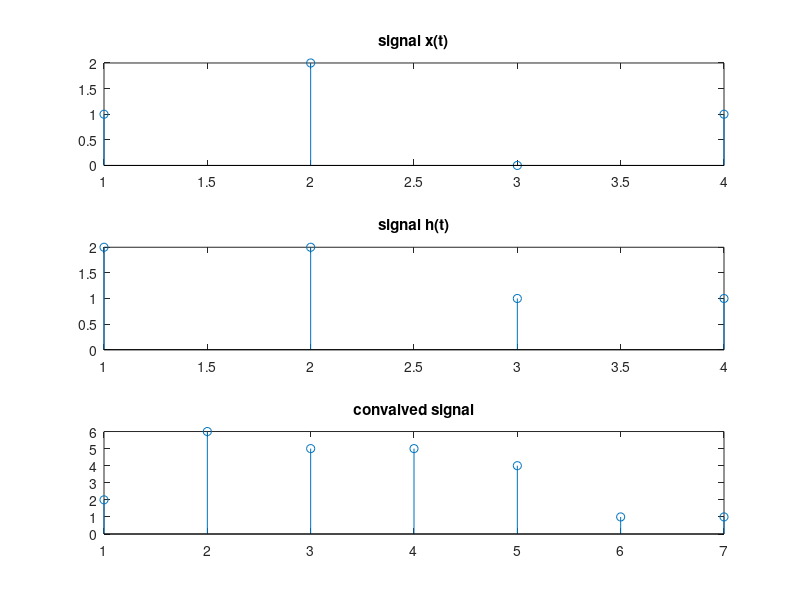

Source code (MATLAB):
x=[1 2 0 1];
subplot(3,1,1);stem(x);
title('signal x(t)');
y=[2 2 1 1];
subplot(3,1,2);stem(y);
title('signal h(t)');
z=conv(x,y);
subplot(3,1,3);stem(z);
title('convalved signal');
